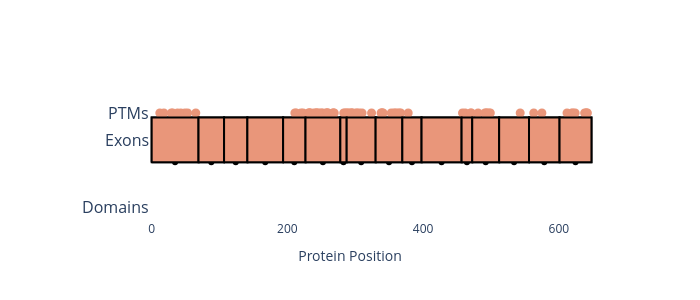

The notebook cell saved with this chart:
### Markdown cell above
### Plot

### Code cell
plotter.plot_canonical_isoform(text_id=gene)

### Figure 1 — Plotly figure (JSON) as saved in the notebook; plotly's stock layout.template omitted (floating-point values rounded to 4 significant figures)
{"data": [{"fill": "toself", "fillcolor": "darksalmon", "hovertemplate": "Exon: ENSE00003585647<br>Rank: 2<br>Range: 0.0-69.0<br>Constitutive: False", "line": {"color": "black"}, "mode": "markers", "name": "Exon2", "showlegend": false, "type": "scatter", "x": [34.5], "y": [0.4]}, {"fill": "toself", "fillcolor": "darksalmon", "line": {"color": "black"}, "mode": "lines", "name": "Exon2", "showlegend": false, "type": "scatter", "x": [0, 69, 69, 0, 0], "y": [0.4, 0.4, 0.5, 0.5, 0.4]}, {"fill": "toself", "fillcolor": "darksalmon", "hovertemplate": "Exon: ENSE00000966591<br>Rank: 3<br>Range: 69.0-106.67<br>Constitutive: False", "line": {"color": "black"}, "mode": "markers", "name": "Exon3", "showlegend": false, "type": "scatter", "x": [87.83], "y": [0.4]}, {"fill": "toself", "fillcolor": "darksalmon", "line": {"color": "black"}, "mode": "lines", "name": "Exon3", "showlegend": false, "type": "scatter", "x": [69, 106.7, 106.7, 69, 69], "y": [0.4, 0.4, 0.5, 0.5, 0.4]}, {"fill": "toself", "fillcolor": "darksalmon", "hovertemplate": "Exon: ENSE00003670010<br>Rank: 4<br>Range: 106.67-141.0<br>Constitutive: False", "line": {"color": "black"}, "mode": "markers", "name": "Exon4", "showlegend": false, "type": "scatter", "x": [123.8], "y": [0.4]}, {"fill": "toself", "fillcolor": "darksalmon", "line": {"color": "black"}, "mode": "lines", "name": "Exon4", "showlegend": false, "type": "scatter", "x": [106.7, 141, 141, 106.7, 106.7], "y": [0.4, 0.4, 0.5, 0.5, 0.4]}, {"fill": "toself", "fillcolor": "darksalmon", "hovertemplate": "Exon: ENSE00003470841<br>Rank: 5<br>Range: 141.0-193.67<br>Constitutive: False", "line": {"color": "black"}, "mode": "markers", "name": "Exon5", "showlegend": false, "type": "scatter", "x": [167.3], "y": [0.4]}, {"fill": "toself", "fillcolor": "darksalmon", "line": {"color": "black"}, "mode": "lines", "name": "Exon5", "showlegend": false, "type": "scatter", "x": [141, 193.7, 193.7, 141, 141], "y": [0.4, 0.4, 0.5, 0.5, 0.4]}, {"fill": "toself", "fillcolor": "darksalmon", "hovertemplate": "Exon: ENSE00003658250<br>Rank: 6<br>Range: 193.67-226.67<br>Constitutive: False", "line": {"color": "black"}, "mode": "markers", "name": "Exon6", "showlegend": false, "type": "scatter", "x": [210.2], "y": [0.4]}, {"fill": "toself", "fillcolor": "darksalmon", "line": {"color": "black"}, "mode": "lines", "name": "Exon6", "showlegend": false, "type": "scatter", "x": [193.7, 226.7, 226.7, 193.7, 193.7], "y": [0.4, 0.4, 0.5, 0.5, 0.4]}, {"fill": "toself", "fillcolor": "darksalmon", "hovertemplate": "Exon: ENSE00003685564<br>Rank: 7<br>Range: 226.67-278.0<br>Constitutive: False", "line": {"color": "black"}, "mode": "markers", "name": "Exon7", "showlegend": false, "type": "scatter", "x": [252.3], "y": [0.4]}, {"fill": "toself", "fillcolor": "darksalmon", "line": {"color": "black"}, "mode": "lines", "name": "Exon7", "showlegend": false, "type": "scatter", "x": [226.7, 278, 278, 226.7, 226.7], "y": [0.4, 0.4, 0.5, 0.5, 0.4]}, {"fill": "toself", "fillcolor": "darksalmon", "hovertemplate": "Exon: ENSE00003669646<br>Rank: 8<br>Range: 278.0-287.33<br>Constitutive: False", "line": {"color": "black"}, "mode": "markers", "name": "Exon8", "showlegend": false, "type": "scatter", "x": [282.7], "y": [0.4]}, {"fill": "toself", "fillcolor": "darksalmon", "line": {"color": "black"}, "mode": "lines", "name": "Exon8", "showlegend": false, "type": "scatter", "x": [278, 287.3, 287.3, 278, 278], "y": [0.4, 0.4, 0.5, 0.5, 0.4]}, {"fill": "toself", "fillcolor": "darksalmon", "hovertemplate": "Exon: ENSE00003614346<br>Rank: 9<br>Range: 287.33-330.0<br>Constitutive: False", "line": {"color": "black"}, "mode": "markers", "name": "Exon9", "showlegend": false, "type": "scatter", "x": [308.7], "y": [0.4]}, {"fill": "toself", "fillcolor": "darksalmon", "line": {"color": "black"}, "mode": "lines", "name": "Exon9", "showlegend": false, "type": "scatter", "x": [287.3, 330, 330, 287.3, 287.3], "y": [0.4, 0.4, 0.5, 0.5, 0.4]}, {"fill": "toself", "fillcolor": "darksalmon", "hovertemplate": "Exon: ENSE00003602339<br>Rank: 10<br>Range: 330.0-369.33<br>Constitutive: False", "line": {"color": "black"}, "mode": "markers", "name": "Exon10", "showlegend": false, "type": "scatter", "x": [349.7], "y": [0.4]}, {"fill": "toself", "fillcolor": "darksalmon", "line": {"color": "black"}, "mode": "lines", "name": "Exon10", "showlegend": false, "type": "scatter", "x": [330, 369.3, 369.3, 330, 330], "y": [0.4, 0.4, 0.5, 0.5, 0.4]}, {"fill": "toself", "fillcolor": "darksalmon", "hovertemplate": "Exon: ENSE00003569537<br>Rank: 11<br>Range: 369.33-397.67<br>Constitutive: False", "line": {"color": "black"}, "mode": "markers", "name": "Exon11", "showlegend": false, "type": "scatter", "x": [383.5], "y": [0.4]}, {"fill": "toself", "fillcolor": "darksalmon", "line": {"color": "black"}, "mode": "lines", "name": "Exon11", "showlegend": false, "type": "scatter", "x": [369.3, 397.7, 397.7, 369.3, 369.3], "y": [0.4, 0.4, 0.5, 0.5, 0.4]}, {"fill": "toself", "fillcolor": "darksalmon", "hovertemplate": "Exon: ENSE00003659262<br>Rank: 12<br>Range: 397.67-456.67<br>Constitutive: False", "line": {"color": "black"}, "mode": "markers", "name": "Exon12", "showlegend": false, "type": "scatter", "x": [427.2], "y": [0.4]}, {"fill": "toself", "fillcolor": "darksalmon", "line": {"color": "black"}, "mode": "lines", "name": "Exon12", "showlegend": false, "type": "scatter", "x": [397.7, 456.7, 456.7, 397.7, 397.7], "y": [0.4, 0.4, 0.5, 0.5, 0.4]}, {"fill": "toself", "fillcolor": "darksalmon", "hovertemplate": "Exon: ENSE00003557200<br>Rank: 13<br>Range: 456.67-472.33<br>Constitutive: False", "line": {"color": "black"}, "mode": "markers", "name": "Exon13", "showlegend": false, "type": "scatter", "x": [464.5], "y": [0.4]}, {"fill": "toself", "fillcolor": "darksalmon", "line": {"color": "black"}, "mode": "lines", "name": "Exon13", "showlegend": false, "type": "scatter", "x": [456.7, 472.3, 472.3, 456.7, 456.7], "y": [0.4, 0.4, 0.5, 0.5, 0.4]}, {"fill": "toself", "fillcolor": "darksalmon", "hovertemplate": "Exon: ENSE00003529470<br>Rank: 14<br>Range: 472.33-512.0<br>Constitutive: False", "line": {"color": "black"}, "mode": "markers", "name": "Exon14", "showlegend": false, "type": "scatter", "x": [492.2], "y": [0.4]}, {"fill": "toself", "fillcolor": "darksalmon", "line": {"color": "black"}, "mode": "lines", "name": "Exon14", "showlegend": false, "type": "scatter", "x": [472.3, 512, 512, 472.3, 472.3], "y": [0.4, 0.4, 0.5, 0.5, 0.4]}, {"fill": "toself", "fillcolor": "darksalmon", "hovertemplate": "Exon: ENSE00003569424<br>Rank: 15<br>Range: 512.0-556.0<br>Constitutive: False", "line": {"color": "black"}, "mode": "markers", "name": "Exon15", "showlegend": false, "type": "scatter", "x": [534], "y": [0.4]}, {"fill": "toself", "fillcolor": "darksalmon", "line": {"color": "black"}, "mode": "lines", "name": "Exon15", "showlegend": false, "type": "scatter", "x": [512, 556, 556, 512, 512], "y": [0.4, 0.4, 0.5, 0.5, 0.4]}, {"fill": "toself", "fillcolor": "darksalmon", "hovertemplate": "Exon: ENSE00003492188<br>Rank: 16<br>Range: 556.0-601.0<br>Constitutive: False", "line": {"color": "black"}, "mode": "markers", "name": "Exon16", "showlegend": false, "type": "scatter", "x": [578.5], "y": [0.4]}, {"fill": "toself", "fillcolor": "darksalmon", "line": {"color": "black"}, "mode": "lines", "name": "Exon16", "showlegend": false, "type": "scatter", "x": [556, 601, 601, 556, 556], "y": [0.4, 0.4, 0.5, 0.5, 0.4]}, {"fill": "toself", "fillcolor": "darksalmon", "hovertemplate": "Exon: ENSE00001671036<br>Rank: 17<br>Range: 601.0-648.0<br>Constitutive: False", "line": {"color": "black"}, "mode": "markers", "name": "Exon17", "showlegend": false, "type": "scatter", "x": [624.5], "y": [0.4]}, {"fill": "toself", "fillcolor": "darksalmon", "line": {"color": "black"}, "mode": "lines", "name": "Exon17", "showlegend": false, "type": "scatter", "x": [601, 648, 648, 601, 601], "y": [0.4, 0.4, 0.5, 0.5, 0.4]}, {"hovertemplate": "PTM Site: S12<br>Modification: Phosphorylation<br>Fraction of Isoforms: 0.89<br>Canonical Position: 12<br>Conserved Flank: 1.0", "marker": {"color": "darksalmon", "size": 9}, "mode": "markers", "name": "", "showlegend": false, "type": "scatter", "x": [12], "y": [0.51]}, {"hovertemplate": "PTM Site: K18<br>Modification: Methylation<br>Fraction of Isoforms: 0.89<br>Canonical Position: 18<br>Conserved Flank: 1.0", "marker": {"color": "darksalmon", "size": 9}, "mode": "markers", "name": "", "showlegend": false, "type": "scatter", "x": [18], "y": [0.51]}, {"hovertemplate": "PTM Site: S29<br>Modification: Phosphorylation<br>Fraction of Isoforms: 0.89<br>Canonical Position: 29<br>Conserved Flank: 1.0", "marker": {"color": "darksalmon", "size": 9}, "mode": "markers", "name": "", "showlegend": false, "type": "scatter", "x": [29], "y": [0.51]}, {"hovertemplate": "PTM Site: T31<br>Modification: Phosphorylation<br>Fraction of Isoforms: 0.89<br>Canonical Position: 31<br>Conserved Flank: 1.0", "marker": {"color": "darksalmon", "size": 9}, "mode": "markers", "name": "", "showlegend": false, "type": "scatter", "x": [31], "y": [0.51]}, {"hovertemplate": "PTM Site: Y38<br>Modification: Phosphorylation<br>Fraction of Isoforms: 0.89<br>Canonical Position: 38<br>Conserved Flank: 1.0", "marker": {"color": "darksalmon", "size": 9}, "mode": "markers", "name": "", "showlegend": false, "type": "scatter", "x": [38], "y": [0.51]}, {"hovertemplate": "PTM Site: S43<br>Modification: Phosphorylation<br>Fraction of Isoforms: 0.89<br>Canonical Position: 43<br>Conserved Flank: 1.0", "marker": {"color": "darksalmon", "size": 9}, "mode": "markers", "name": "", "showlegend": false, "type": "scatter", "x": [43], "y": [0.51]}, {"hovertemplate": "PTM Site: T49<br>Modification: Phosphorylation<br>Fraction of Isoforms: 0.89<br>Canonical Position: 49<br>Conserved Flank: 1.0", "marker": {"color": "darksalmon", "size": 9}, "mode": "markers", "name": "", "showlegend": false, "type": "scatter", "x": [49], "y": [0.51]}, {"hovertemplate": "PTM Site: K53<br>Modification: Ubiquitination<br>Fraction of Isoforms: 0.89<br>Canonical Position: 53<br>Conserved Flank: 1.0", "marker": {"color": "darksalmon", "size": 9}, "mode": "markers", "name": "", "showlegend": false, "type": "scatter", "x": [53], "y": [0.51]}, {"hovertemplate": "PTM Site: K65<br>Modification: Ubiquitination<br>Fraction of Isoforms: 0.89<br>Canonical Position: 65<br>Conserved Flank: 1.0", "marker": {"color": "darksalmon", "size": 9}, "mode": "markers", "name": "", "showlegend": false, "type": "scatter", "x": [65], "y": [0.51]}, {"hovertemplate": "PTM Site: S211<br>Modification: Phosphorylation<br>Fraction of Isoforms: 0.67<br>Canonical Position: 211<br>Conserved Flank: 1.0", "marker": {"color": "darksalmon", "size": 9}, "mode": "markers", "name": "", "showlegend": false, "type": "scatter", "x": [211], "y": [0.51]}, {"hovertemplate": "PTM Site: T213<br>Modification: Phosphorylation<br>Fraction of Isoforms: 0.67<br>Canonical Position: 213<br>Conserved Flank: 1.0", "marker": {"color": "darksalmon", "size": 9}, "mode": "markers", "name": "", "showlegend": false, "type": "scatter", "x": [213], "y": [0.51]}, {"hovertemplate": "PTM Site: S220<br>Modification: Phosphorylation<br>Fraction of Isoforms: 0.67<br>Canonical Position: 220<br>Conserved Flank: 1.0", "marker": {"color": "darksalmon", "size": 9}, "mode": "markers", "name": "", "showlegend": false, "type": "scatter", "x": [220], "y": [0.51]}, {"hovertemplate": "PTM Site: R223<br>Modification: Methylation<br>Fraction of Isoforms: 0.67<br>Canonical Position: 223<br>Conserved Flank: 1.0", "marker": {"color": "darksalmon", "size": 9}, "mode": "markers", "name": "", "showlegend": false, "type": "scatter", "x": [223], "y": [0.51]}, {"hovertemplate": "PTM Site: R231<br>Modification: Methylation<br>Fraction of Isoforms: 0.89<br>Canonical Position: 231<br>Conserved Flank: 1.0", "marker": {"color": "darksalmon", "size": 9}, "mode": "markers", "name": "", "showlegend": false, "type": "scatter", "x": [231], "y": [0.51]}, {"hovertemplate": "PTM Site: Y232<br>Modification: Phosphorylation<br>Fraction of Isoforms: 0.89<br>Canonical Position: 232<br>Conserved Flank: 1.0", "marker": {"color": "darksalmon", "size": 9}, "mode": "markers", "name": "", "showlegend": false, "type": "scatter", "x": [232], "y": [0.51]}, {"hovertemplate": "PTM Site: S233<br>Modification: Phosphorylation<br>Fraction of Isoforms: 0.89<br>Canonical Position: 233<br>Conserved Flank: 1.0", "marker": {"color": "darksalmon", "size": 9}, "mode": "markers", "name": "", "showlegend": false, "type": "scatter", "x": [233], "y": [0.51]}, {"hovertemplate": "PTM Site: T234<br>Modification: Phosphorylation<br>Fraction of Isoforms: 0.89<br>Canonical Position: 234<br>Conserved Flank: 1.0", "marker": {"color": "darksalmon", "size": 9}, "mode": "markers", "name": "", "showlegend": false, "type": "scatter", "x": [234], "y": [0.51]}, {"hovertemplate": "PTM Site: T239<br>Modification: Phosphorylation<br>Fraction of Isoforms: 0.89<br>Canonical Position: 239<br>Conserved Flank: 1.0", "marker": {"color": "darksalmon", "size": 9}, "mode": "markers", "name": "", "showlegend": false, "type": "scatter", "x": [239], "y": [0.51]}, {"hovertemplate": "PTM Site: T242<br>Modification: Phosphorylation<br>Fraction of Isoforms: 0.89<br>Canonical Position: 242<br>Conserved Flank: 1.0", "marker": {"color": "darksalmon", "size": 9}, "mode": "markers", "name": "", "showlegend": false, "type": "scatter", "x": [242], "y": [0.51]}, {"hovertemplate": "PTM Site: S243<br>Modification: Phosphorylation<br>Fraction of Isoforms: 0.89<br>Canonical Position: 243<br>Conserved Flank: 1.0", "marker": {"color": "darksalmon", "size": 9}, "mode": "markers", "name": "", "showlegend": false, "type": "scatter", "x": [243], "y": [0.51]}, {"hovertemplate": "PTM Site: S244<br>Modification: Phosphorylation<br>Fraction of Isoforms: 0.89<br>Canonical Position: 244<br>Conserved Flank: 1.0", "marker": {"color": "darksalmon", "size": 9}, "mode": "markers", "name": "", "showlegend": false, "type": "scatter", "x": [244], "y": [0.51]}, {"hovertemplate": "PTM Site: S247<br>Modification: Phosphorylation<br>Fraction of Isoforms: 0.89<br>Canonical Position: 247<br>Conserved Flank: 1.0", "marker": {"color": "darksalmon", "size": 9}, "mode": "markers", "name": "", "showlegend": false, "type": "scatter", "x": [247], "y": [0.51]}, {"hovertemplate": "PTM Site: S250<br>Modification: Phosphorylation<br>Fraction of Isoforms: 0.89<br>Canonical Position: 250<br>Conserved Flank: 1.0", "marker": {"color": "darksalmon", "size": 9}, "mode": "markers", "name": "", "showlegend": false, "type": "scatter", "x": [250], "y": [0.51]}, {"hovertemplate": "PTM Site: S252<br>Modification: Phosphorylation<br>Fraction of Isoforms: 0.89<br>Canonical Position: 252<br>Conserved Flank: 1.0", "marker": {"color": "darksalmon", "size": 9}, "mode": "markers", "name": "", "showlegend": false, "type": "scatter", "x": [252], "y": [0.51]}, {"hovertemplate": "PTM Site: S257<br>Modification: Phosphorylation<br>Fraction of Isoforms: 0.89<br>Canonical Position: 257<br>Conserved Flank: 1.0", "marker": {"color": "darksalmon", "size": 9}, "mode": "markers", "name": "", "showlegend": false, "type": "scatter", "x": [257], "y": [0.51]}, {"hovertemplate": "PTM Site: T258<br>Modification: Phosphorylation<br>Fraction of Isoforms: 0.89<br>Canonical Position: 258<br>Conserved Flank: 1.0", "marker": {"color": "darksalmon", "size": 9}, "mode": "markers", "name": "", "showlegend": false, "type": "scatter", "x": [258], "y": [0.51]}, {"hovertemplate": "PTM Site: S259<br>Modification: Phosphorylation<br>Fraction of Isoforms: 0.89<br>Canonical Position: 259<br>Conserved Flank: 1.0", "marker": {"color": "darksalmon", "size": 9}, "mode": "markers", "name": "", "showlegend": false, "type": "scatter", "x": [259], "y": [0.51]}, {"hovertemplate": "PTM Site: T260<br>Modification: Phosphorylation<br>Fraction of Isoforms: 0.89<br>Canonical Position: 260<br>Conserved Flank: 1.0", "marker": {"color": "darksalmon", "size": 9}, "mode": "markers", "name": "", "showlegend": false, "type": "scatter", "x": [260], "y": [0.51]}, {"hovertemplate": "PTM Site: S267<br>Modification: Phosphorylation<br>Fraction of Isoforms: 0.89<br>Canonical Position: 267<br>Conserved Flank: 1.0", "marker": {"color": "darksalmon", "size": 9}, "mode": "markers", "name": "", "showlegend": false, "type": "scatter", "x": [267], "y": [0.51]}, {"hovertemplate": "PTM Site: T268<br>Modification: Phosphorylation<br>Fraction of Isoforms: 0.89<br>Canonical Position: 268<br>Conserved Flank: 1.0", "marker": {"color": "darksalmon", "size": 9}, "mode": "markers", "name": "", "showlegend": false, "type": "scatter", "x": [268], "y": [0.51]}, {"hovertemplate": "PTM Site: T269<br>Modification: Phosphorylation<br>Fraction of Isoforms: 0.89<br>Canonical Position: 269<br>Conserved Flank: 1.0", "marker": {"color": "darksalmon", "size": 9}, "mode": "markers", "name": "", "showlegend": false, "type": "scatter", "x": [269], "y": [0.51]}, {"hovertemplate": "PTM Site: S283<br>Modification: Phosphorylation<br>Fraction of Isoforms: 0.89<br>Canonical Position: 283<br>Conserved Flank: 1.0", "marker": {"color": "darksalmon", "size": 9}, "mode": "markers", "name": "", "showlegend": false, "type": "scatter", "x": [283], "y": [0.51]}, {"hovertemplate": "PTM Site: S285<br>Modification: Phosphorylation<br>Fraction of Isoforms: 0.89<br>Canonical Position: 285<br>Conserved Flank: 1.0", "marker": {"color": "darksalmon", "size": 9}, "mode": "markers", "name": "", "showlegend": false, "type": "scatter", "x": [285], "y": [0.51]}, {"hovertemplate": "PTM Site: S287<br>Modification: Phosphorylation<br>Fraction of Isoforms: 0.89<br>Canonical Position: 287<br>Conserved Flank: 1.0", "marker": {"color": "darksalmon", "size": 9}, "mode": "markers", "name": "", "showlegend": false, "type": "scatter", "x": [287], "y": [0.51]}, {"hovertemplate": "PTM Site: S289<br>Modification: Phosphorylation<br>Fraction of Isoforms: 0.67<br>Canonical Position: 289<br>Conserved Flank: 1.0", "marker": {"color": "darksalmon", "size": 9}, "mode": "markers", "name": "", "showlegend": false, "type": "scatter", "x": [289], "y": [0.51]}, {"hovertemplate": "PTM Site: S291<br>Modification: Phosphorylation<br>Fraction of Isoforms: 0.67<br>Canonical Position: 291<br>Conserved Flank: 1.0", "marker": {"color": "darksalmon", "size": 9}, "mode": "markers", "name": "", "showlegend": false, "type": "scatter", "x": [291], "y": [0.51]}, {"hovertemplate": "PTM Site: S294<br>Modification: Phosphorylation<br>Fraction of Isoforms: 0.89<br>Canonical Position: 294<br>Conserved Flank: 1.0", "marker": {"color": "darksalmon", "size": 9}, "mode": "markers", "name": "", "showlegend": false, "type": "scatter", "x": [294], "y": [0.51]}, {"hovertemplate": "PTM Site: S295<br>Modification: Phosphorylation<br>Fraction of Isoforms: 0.89<br>Canonical Position: 295<br>Conserved Flank: 1.0", "marker": {"color": "darksalmon", "size": 9}, "mode": "markers", "name": "", "showlegend": false, "type": "scatter", "x": [295], "y": [0.51]}, {"hovertemplate": "PTM Site: S296<br>Modification: Phosphorylation<br>Fraction of Isoforms: 0.89<br>Canonical Position: 296<br>Conserved Flank: 1.0", "marker": {"color": "darksalmon", "size": 9}, "mode": "markers", "name": "", "showlegend": false, "type": "scatter", "x": [296], "y": [0.51]}, {"hovertemplate": "PTM Site: S301<br>Modification: Phosphorylation<br>Fraction of Isoforms: 0.89<br>Canonical Position: 301<br>Conserved Flank: 1.0", "marker": {"color": "darksalmon", "size": 9}, "mode": "markers", "name": "", "showlegend": false, "type": "scatter", "x": [301], "y": [0.51]}, {"hovertemplate": "PTM Site: T303<br>Modification: Phosphorylation<br>Fraction of Isoforms: 0.89<br>Canonical Position: 303<br>Conserved Flank: 1.0", "marker": {"color": "darksalmon", "size": 9}, "mode": "markers", "name": "", "showlegend": false, "type": "scatter", "x": [303], "y": [0.51]}, {"hovertemplate": "PTM Site: S306<br>Modification: Phosphorylation<br>Fraction of Isoforms: 0.89<br>Canonical Position: 306<br>Conserved Flank: 1.0", "marker": {"color": "darksalmon", "size": 9}, "mode": "markers", "name": "", "showlegend": false, "type": "scatter", "x": [306], "y": [0.51]}, {"hovertemplate": "PTM Site: T310<br>Modification: Phosphorylation<br>Fraction of Isoforms: 0.89<br>Canonical Position: 310<br>Conserved Flank: 1.0", "marker": {"color": "darksalmon", "size": 9}, "mode": "markers", "name": "", "showlegend": false, "type": "scatter", "x": [310], "y": [0.51]}, {"hovertemplate": "PTM Site: T324<br>Modification: Phosphorylation<br>Fraction of Isoforms: 0.89<br>Canonical Position: 324<br>Conserved Flank: 1.0", "marker": {"color": "darksalmon", "size": 9}, "mode": "markers", "name": "", "showlegend": false, "type": "scatter", "x": [324], "y": [0.51]}, {"hovertemplate": "PTM Site: S338<br>Modification: Phosphorylation<br>Fraction of Isoforms: 0.89<br>Canonical Position: 338<br>Conserved Flank: 1.0", "marker": {"color": "darksalmon", "size": 9}, "mode": "markers", "name": "", "showlegend": false, "type": "scatter", "x": [338], "y": [0.51]}, {"hovertemplate": "PTM Site: S339<br>Modification: Phosphorylation<br>Fraction of Isoforms: 0.89<br>Canonical Position: 339<br>Conserved Flank: 1.0", "marker": {"color": "darksalmon", "size": 9}, "mode": "markers", "name": "", "showlegend": false, "type": "scatter", "x": [339], "y": [0.51]}, {"hovertemplate": "PTM Site: Y340<br>Modification: Phosphorylation<br>Fraction of Isoforms: 0.89<br>Canonical Position: 340<br>Conserved Flank: 1.0", "marker": {"color": "darksalmon", "size": 9}, "mode": "markers", "name": "", "showlegend": false, "type": "scatter", "x": [340], "y": [0.51]}, {"hovertemplate": "PTM Site: Y341<br>Modification: Phosphorylation<br>Fraction of Isoforms: 0.89<br>Canonical Position: 341<br>Conserved Flank: 1.0", "marker": {"color": "darksalmon", "size": 9}, "mode": "markers", "name": "", "showlegend": false, "type": "scatter", "x": [341], "y": [0.51]}, {"hovertemplate": "PTM Site: T353<br>Modification: Phosphorylation<br>Fraction of Isoforms: 0.89<br>Canonical Position: 353<br>Conserved Flank: 1.0", "marker": {"color": "darksalmon", "size": 9}, "mode": "markers", "name": "", "showlegend": false, "type": "scatter", "x": [353], "y": [0.51]}, {"hovertemplate": "PTM Site: S357<br>Modification: Phosphorylation<br>Fraction of Isoforms: 0.89<br>Canonical Position: 357<br>Conserved Flank: 1.0", "marker": {"color": "darksalmon", "size": 9}, "mode": "markers", "name": "", "showlegend": false, "type": "scatter", "x": [357], "y": [0.51]}, {"hovertemplate": "PTM Site: S359<br>Modification: Phosphorylation<br>Fraction of Isoforms: 0.89<br>Canonical Position: 359<br>Conserved Flank: 1.0", "marker": {"color": "darksalmon", "size": 9}, "mode": "markers", "name": "", "showlegend": false, "type": "scatter", "x": [359], "y": [0.51]}, {"hovertemplate": "PTM Site: T362<br>Modification: Phosphorylation<br>Fraction of Isoforms: 0.89<br>Canonical Position: 362<br>Conserved Flank: 1.0", "marker": {"color": "darksalmon", "size": 9}, "mode": "markers", "name": "", "showlegend": false, "type": "scatter", "x": [362], "y": [0.51]}, {"hovertemplate": "PTM Site: K365<br>Modification: Ubiquitination<br>Fraction of Isoforms: 0.89<br>Canonical Position: 365<br>Conserved Flank: 1.0", "marker": {"color": "darksalmon", "size": 9}, "mode": "markers", "name": "", "showlegend": false, "type": "scatter", "x": [365], "y": [0.51]}, {"hovertemplate": "PTM Site: K367<br>Modification: Ubiquitination<br>Fraction of Isoforms: 0.78<br>Canonical Position: 367<br>Conserved Flank: 1.0", "marker": {"color": "darksalmon", "size": 9}, "mode": "markers", "name": "", "showlegend": false, "type": "scatter", "x": [367], "y": [0.51]}, {"hovertemplate": "PTM Site: K378<br>Modification: Ubiquitination<br>Fraction of Isoforms: 0.89<br>Canonical Position: 378<br>Conserved Flank: 1.0", "marker": {"color": "darksalmon", "size": 9}, "mode": "markers", "name": "", "showlegend": false, "type": "scatter", "x": [378], "y": [0.51]}, {"hovertemplate": "PTM Site: Y458<br>Modification: Phosphorylation<br>Fraction of Isoforms: 0.89<br>Canonical Position: 458<br>Conserved Flank: 1.0", "marker": {"color": "darksalmon", "size": 9}, "mode": "markers", "name": "", "showlegend": false, "type": "scatter", "x": [458], "y": [0.51]}, {"hovertemplate": "PTM Site: K462<br>Modification: Ubiquitination<br>Fraction of Isoforms: 0.89<br>Canonical Position: 462<br>Conserved Flank: 1.0", "marker": {"color": "darksalmon", "size": 9}, "mode": "markers", "name": "", "showlegend": false, "type": "scatter", "x": [462], "y": [0.51]}, {"hovertemplate": "PTM Site: K470<br>Modification: Ubiquitination<br>Fraction of Isoforms: 0.89<br>Canonical Position: 470<br>Conserved Flank: 1.0", "marker": {"color": "darksalmon", "size": 9}, "mode": "markers", "name": "", "showlegend": false, "type": "scatter", "x": [470], "y": [0.51]}, {"hovertemplate": "PTM Site: S471<br>Modification: Phosphorylation<br>Fraction of Isoforms: 0.89<br>Canonical Position: 471<br>Conserved Flank: 1.0", "marker": {"color": "darksalmon", "size": 9}, "mode": "markers", "name": "", "showlegend": false, "type": "scatter", "x": [471], "y": [0.51]}, {"hovertemplate": "PTM Site: T481<br>Modification: Phosphorylation<br>Fraction of Isoforms: 0.89<br>Canonical Position: 481<br>Conserved Flank: 1.0", "marker": {"color": "darksalmon", "size": 9}, "mode": "markers", "name": "", "showlegend": false, "type": "scatter", "x": [481], "y": [0.51]}, {"hovertemplate": "PTM Site: T491<br>Modification: Phosphorylation<br>Fraction of Isoforms: 0.89<br>Canonical Position: 491<br>Conserved Flank: 1.0", "marker": {"color": "darksalmon", "size": 9}, "mode": "markers", "name": "", "showlegend": false, "type": "scatter", "x": [491], "y": [0.51]}, {"hovertemplate": "PTM Site: K493<br>Modification: Ubiquitination<br>Fraction of Isoforms: 0.89<br>Canonical Position: 493<br>Conserved Flank: 1.0", "marker": {"color": "darksalmon", "size": 9}, "mode": "markers", "name": "", "showlegend": false, "type": "scatter", "x": [493], "y": [0.51]}, {"hovertemplate": "PTM Site: S494<br>Modification: Phosphorylation<br>Fraction of Isoforms: 0.89<br>Canonical Position: 494<br>Conserved Flank: 1.0", "marker": {"color": "darksalmon", "size": 9}, "mode": "markers", "name": "", "showlegend": false, "type": "scatter", "x": [494], "y": [0.51]}, {"hovertemplate": "PTM Site: S497<br>Modification: Phosphorylation<br>Fraction of Isoforms: 0.89<br>Canonical Position: 497<br>Conserved Flank: 1.0", "marker": {"color": "darksalmon", "size": 9}, "mode": "markers", "name": "", "showlegend": false, "type": "scatter", "x": [497], "y": [0.51]}, {"hovertemplate": "PTM Site: S499<br>Modification: Phosphorylation<br>Fraction of Isoforms: 0.89<br>Canonical Position: 499<br>Conserved Flank: 1.0", "marker": {"color": "darksalmon", "size": 9}, "mode": "markers", "name": "", "showlegend": false, "type": "scatter", "x": [499], "y": [0.51]}, {"hovertemplate": "PTM Site: T543<br>Modification: Phosphorylation<br>Fraction of Isoforms: 0.89<br>Canonical Position: 543<br>Conserved Flank: 1.0", "marker": {"color": "darksalmon", "size": 9}, "mode": "markers", "name": "", "showlegend": false, "type": "scatter", "x": [543], "y": [0.51]}, {"hovertemplate": "PTM Site: R563<br>Modification: Dimethylation<br>Fraction of Isoforms: 0.89<br>Canonical Position: 563<br>Conserved Flank: 1.0", "marker": {"color": "darksalmon", "size": 9}, "mode": "markers", "name": "", "showlegend": false, "type": "scatter", "x": [563], "y": [0.51]}, {"hovertemplate": "PTM Site: K575<br>Modification: Ubiquitination<br>Fraction of Isoforms: 0.89<br>Canonical Position: 575<br>Conserved Flank: 1.0", "marker": {"color": "darksalmon", "size": 9}, "mode": "markers", "name": "", "showlegend": false, "type": "scatter", "x": [575], "y": [0.51]}, {"hovertemplate": "PTM Site: S612<br>Modification: Phosphorylation<br>Fraction of Isoforms: 0.89<br>Canonical Position: 612<br>Conserved Flank: 1.0", "marker": {"color": "darksalmon", "size": 9}, "mode": "markers", "name": "", "showlegend": false, "type": "scatter", "x": [612], "y": [0.51]}, {"hovertemplate": "PTM Site: S619<br>Modification: Phosphorylation<br>Fraction of Isoforms: 0.89<br>Canonical Position: 619<br>Conserved Flank: 1.0", "marker": {"color": "darksalmon", "size": 9}, "mode": "markers", "name": "", "showlegend": false, "type": "scatter", "x": [619], "y": [0.51]}, {"hovertemplate": "PTM Site: S621<br>Modification: Phosphorylation<br>Fraction of Isoforms: 0.89<br>Canonical Position: 621<br>Conserved Flank: 1.0", "marker": {"color": "darksalmon", "size": 9}, "mode": "markers", "name": "", "showlegend": false, "type": "scatter", "x": [621], "y": [0.51]}, {"hovertemplate": "PTM Site: S624<br>Modification: Phosphorylation<br>Fraction of Isoforms: 0.89<br>Canonical Position: 624<br>Conserved Flank: 1.0", "marker": {"color": "darksalmon", "size": 9}, "mode": "markers", "name": "", "showlegend": false, "type": "scatter", "x": [624], "y": [0.51]}, {"hovertemplate": "PTM Site: T638<br>Modification: Phosphorylation<br>Fraction of Isoforms: 0.89<br>Canonical Position: 638<br>Conserved Flank: 1.0", "marker": {"color": "darksalmon", "size": 9}, "mode": "markers", "name": "", "showlegend": false, "type": "scatter", "x": [638], "y": [0.51]}, {"hovertemplate": "PTM Site: T640<br>Modification: Phosphorylation<br>Fraction of Isoforms: 0.89<br>Canonical Position: 640<br>Conserved Flank: 1.0", "marker": {"color": "darksalmon", "size": 9}, "mode": "markers", "name": "", "showlegend": false, "type": "scatter", "x": [640], "y": [0.51]}, {"hovertemplate": "PTM Site: T641<br>Modification: Phosphorylation<br>Fraction of Isoforms: 0.89<br>Canonical Position: 641<br>Conserved Flank: 1.0", "marker": {"color": "darksalmon", "size": 9}, "mode": "markers", "name": "", "showlegend": false, "type": "scatter", "x": [641], "y": [0.51]}, {"hovertemplate": "PTM Site: S642<br>Modification: Phosphorylation<br>Fraction of Isoforms: 0.89<br>Canonical Position: 642<br>Conserved Flank: 1.0", "marker": {"color": "darksalmon", "size": 9}, "mode": "markers", "name": "", "showlegend": false, "type": "scatter", "x": [642], "y": [0.51]}], "layout": {"annotations": [{"font": {"size": 16}, "showarrow": false, "text": "Exons", "x": -1, "xanchor": "right", "y": 0.45}, {"font": {"size": 16}, "showarrow": false, "text": "PTMs", "x": -1, "xanchor": "right", "y": 0.51}, {"align": "left", "font": {"size": 16}, "showarrow": false, "text": "Domains", "x": -1, "xanchor": "right", "y": 0.3}], "height": 300, "plot_bgcolor": "rgba(0,0,0,0)", "shapes": [{"fillcolor": "darksalmon", "line": {"color": "black"}, "type": "rect", "x0": 0, "x1": 69, "y0": 0.4, "y1": 0.5}, {"fillcolor": "darksalmon", "line": {"color": "black"}, "type": "rect", "x0": 69, "x1": 106.7, "y0": 0.4, "y1": 0.5}, {"fillcolor": "darksalmon", "line": {"color": "black"}, "type": "rect", "x0": 106.7, "x1": 141, "y0": 0.4, "y1": 0.5}, {"fillcolor": "darksalmon", "line": {"color": "black"}, "type": "rect", "x0": 141, "x1": 193.7, "y0": 0.4, "y1": 0.5}, {"fillcolor": "darksalmon", "line": {"color": "black"}, "type": "rect", "x0": 193.7, "x1": 226.7, "y0": 0.4, "y1": 0.5}, {"fillcolor": "darksalmon", "line": {"color": "black"}, "type": "rect", "x0": 226.7, "x1": 278, "y0": 0.4, "y1": 0.5}, {"fillcolor": "darksalmon", "line": {"color": "black"}, "type": "rect", "x0": 278, "x1": 287.3, "y0": 0.4, "y1": 0.5}, {"fillcolor": "darksalmon", "line": {"color": "black"}, "type": "rect", "x0": 287.3, "x1": 330, "y0": 0.4, "y1": 0.5}, {"fillcolor": "darksalmon", "line": {"color": "black"}, "type": "rect", "x0": 330, "x1": 369.3, "y0": 0.4, "y1": 0.5}, {"fillcolor": "darksalmon", "line": {"color": "black"}, "type": "rect", "x0": 369.3, "x1": 397.7, "y0": 0.4, "y1": 0.5}, {"fillcolor": "darksalmon", "line": {"color": "black"}, "type": "rect", "x0": 397.7, "x1": 456.7, "y0": 0.4, "y1": 0.5}, {"fillcolor": "darksalmon", "line": {"color": "black"}, "type": "rect", "x0": 456.7, "x1": 472.3, "y0": 0.4, "y1": 0.5}, {"fillcolor": "darksalmon", "line": {"color": "black"}, "type": "rect", "x0": 472.3, "x1": 512, "y0": 0.4, "y1": 0.5}, {"fillcolor": "darksalmon", "line": {"color": "black"}, "type": "rect", "x0": 512, "x1": 556, "y0": 0.4, "y1": 0.5}, {"fillcolor": "darksalmon", "line": {"color": "black"}, "type": "rect", "x0": 556, "x1": 601, "y0": 0.4, "y1": 0.5}, {"fillcolor": "darksalmon", "line": {"color": "black"}, "type": "rect", "x0": 601, "x1": 648, "y0": 0.4, "y1": 0.5}], "width": 700, "xaxis": {"title": {"text": "Protein Position"}}, "yaxis": {"visible": false}}}
